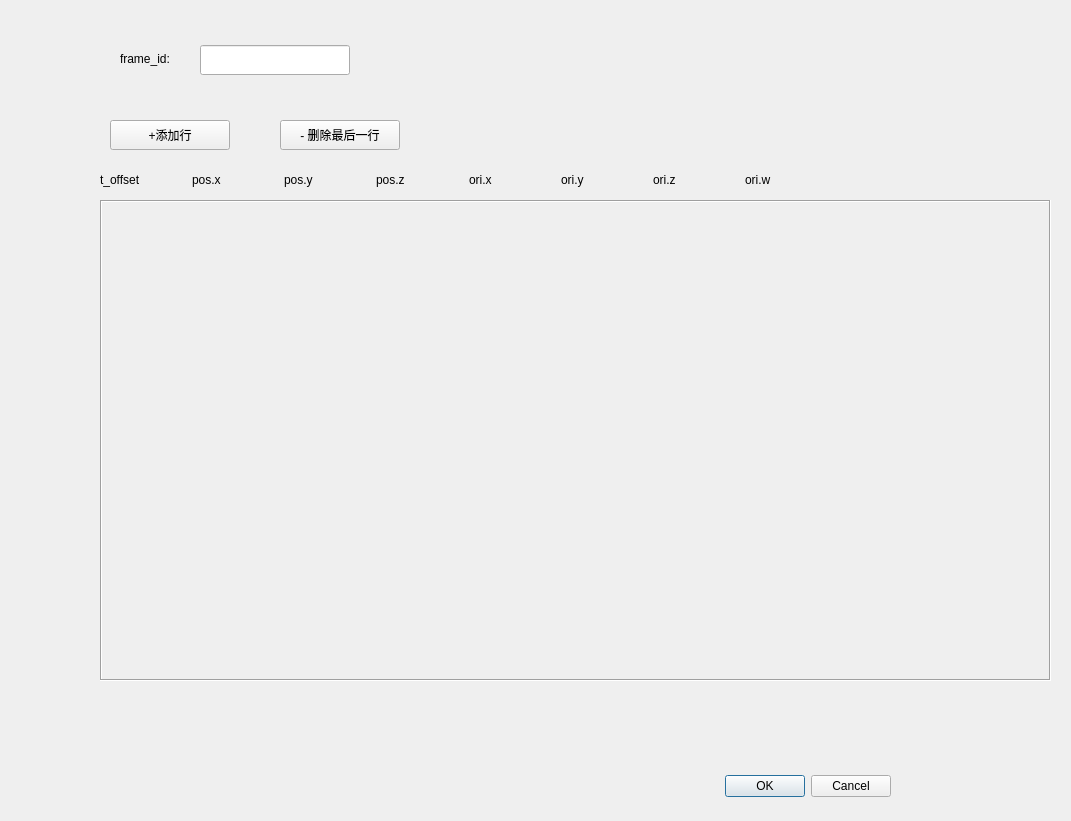
<?xml version="1.0" encoding="UTF-8"?>
<ui version="4.0">
 <class>dialog_path</class>
 <widget class="QDialog" name="dialog_path">
  <property name="geometry">
   <rect>
    <x>0</x>
    <y>0</y>
    <width>1071</width>
    <height>821</height>
   </rect>
  </property>
  <property name="windowTitle">
   <string>Dialog</string>
  </property>
  <widget class="QDialogButtonBox" name="buttonBox">
   <property name="geometry">
    <rect>
     <x>550</x>
     <y>770</y>
     <width>341</width>
     <height>32</height>
    </rect>
   </property>
   <property name="orientation">
    <enum>Qt::Horizontal</enum>
   </property>
   <property name="standardButtons">
    <set>QDialogButtonBox::Cancel|QDialogButtonBox::Ok</set>
   </property>
  </widget>
  <widget class="QLabel" name="label_frame_id">
   <property name="geometry">
    <rect>
     <x>120</x>
     <y>50</y>
     <width>67</width>
     <height>17</height>
    </rect>
   </property>
   <property name="text">
    <string>frame_id:</string>
   </property>
  </widget>
  <widget class="QLineEdit" name="line_frame_id">
   <property name="geometry">
    <rect>
     <x>200</x>
     <y>45</y>
     <width>150</width>
     <height>30</height>
    </rect>
   </property>
  </widget>
  <widget class="QPushButton" name="btn_add_row">
   <property name="geometry">
    <rect>
     <x>110</x>
     <y>120</y>
     <width>120</width>
     <height>30</height>
    </rect>
   </property>
   <property name="text">
    <string>+添加行</string>
   </property>
  </widget>
  <widget class="QPushButton" name="btn_del_row">
   <property name="geometry">
    <rect>
     <x>280</x>
     <y>120</y>
     <width>120</width>
     <height>30</height>
    </rect>
   </property>
   <property name="text">
    <string>- 删除最后一行</string>
   </property>
  </widget>
  <widget class="QScrollArea" name="scrollArea">
   <property name="geometry">
    <rect>
     <x>100</x>
     <y>200</y>
     <width>951</width>
     <height>481</height>
    </rect>
   </property>
   <property name="frameShape">
    <enum>QFrame::Box</enum>
   </property>
   <property name="widgetResizable">
    <bool>true</bool>
   </property>
   <widget class="QWidget" name="scrollAreaWidgetContents">
    <property name="enabled">
     <bool>true</bool>
    </property>
    <property name="geometry">
     <rect>
      <x>0</x>
      <y>0</y>
      <width>947</width>
      <height>477</height>
     </rect>
    </property>
   </widget>
  </widget>
  <widget class="QWidget" name="">
   <property name="geometry">
    <rect>
     <x>100</x>
     <y>170</y>
     <width>731</width>
     <height>19</height>
    </rect>
   </property>
   <layout class="QHBoxLayout" name="horizontalLayout">
    <item>
     <widget class="QLabel" name="label">
      <property name="text">
       <string>t_offset</string>
      </property>
     </widget>
    </item>
    <item>
     <widget class="QLabel" name="label_2">
      <property name="text">
       <string>pos.x</string>
      </property>
     </widget>
    </item>
    <item>
     <widget class="QLabel" name="label_3">
      <property name="text">
       <string>pos.y</string>
      </property>
     </widget>
    </item>
    <item>
     <widget class="QLabel" name="label_4">
      <property name="text">
       <string>pos.z</string>
      </property>
     </widget>
    </item>
    <item>
     <widget class="QLabel" name="label_5">
      <property name="text">
       <string>ori.x</string>
      </property>
     </widget>
    </item>
    <item>
     <widget class="QLabel" name="label_6">
      <property name="text">
       <string>ori.y</string>
      </property>
     </widget>
    </item>
    <item>
     <widget class="QLabel" name="label_7">
      <property name="text">
       <string>ori.z</string>
      </property>
     </widget>
    </item>
    <item>
     <widget class="QLabel" name="label_8">
      <property name="text">
       <string>ori.w</string>
      </property>
     </widget>
    </item>
   </layout>
  </widget>
 </widget>
 <resources/>
 <connections>
  <connection>
   <sender>buttonBox</sender>
   <signal>accepted()</signal>
   <receiver>dialog_path</receiver>
   <slot>accept()</slot>
   <hints>
    <hint type="sourcelabel">
     <x>248</x>
     <y>254</y>
    </hint>
    <hint type="destinationlabel">
     <x>157</x>
     <y>274</y>
    </hint>
   </hints>
  </connection>
  <connection>
   <sender>buttonBox</sender>
   <signal>rejected()</signal>
   <receiver>dialog_path</receiver>
   <slot>reject()</slot>
   <hints>
    <hint type="sourcelabel">
     <x>316</x>
     <y>260</y>
    </hint>
    <hint type="destinationlabel">
     <x>286</x>
     <y>274</y>
    </hint>
   </hints>
  </connection>
 </connections>
</ui>
